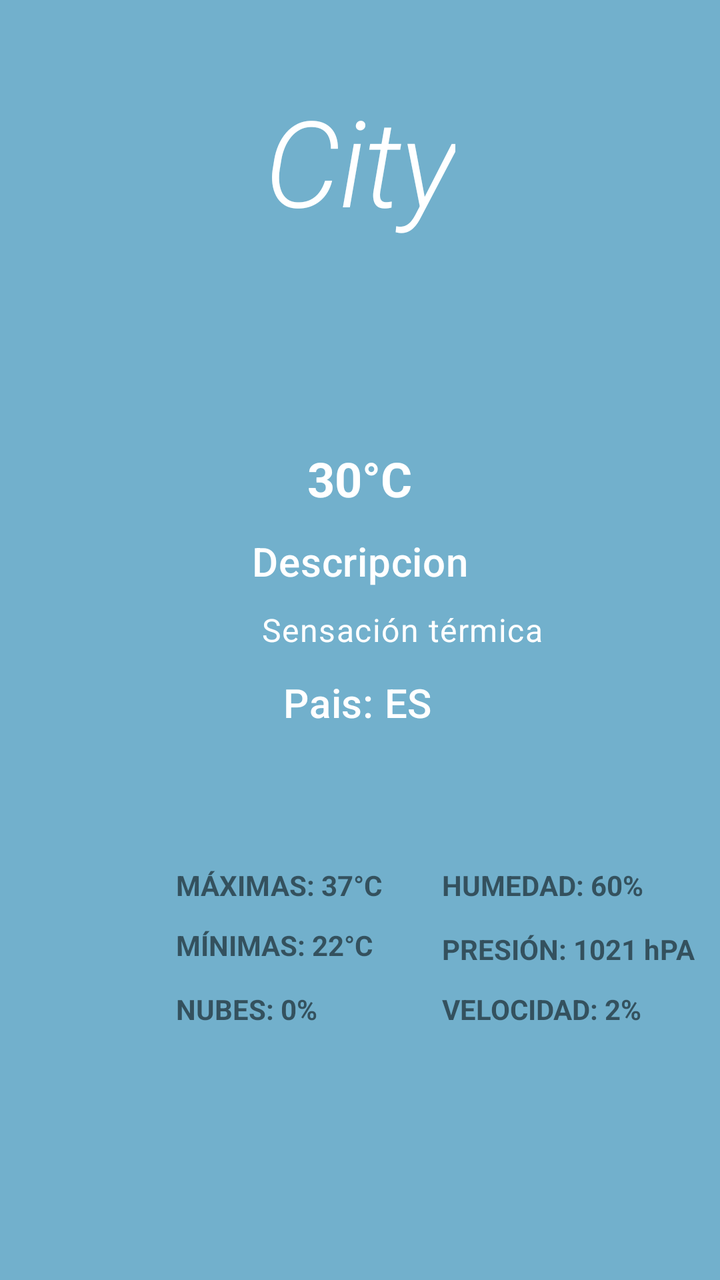
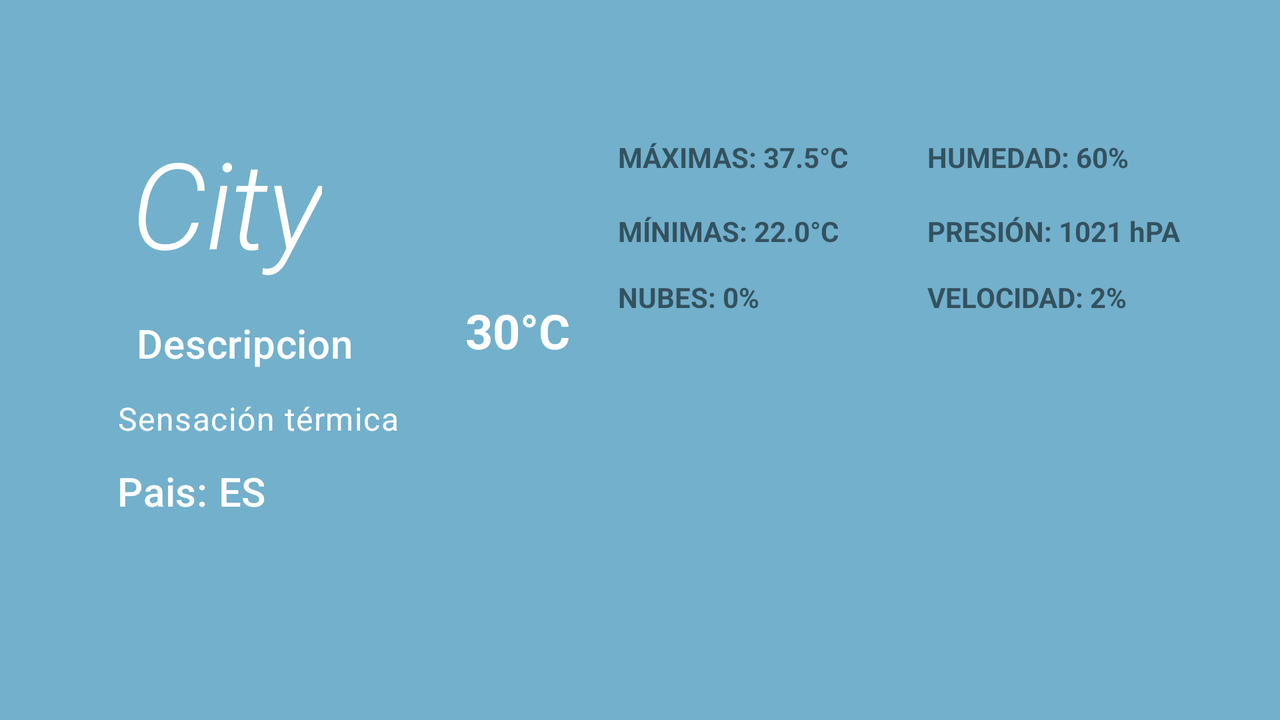

Two renders of one Android screen. The first uses the default layout on a phone; the second uses the alternative layout the repository ships for a different screen configuration, on a matching device. The two XML files are below.
<!-- AndroidManifest.xml: application theme Theme.TareaApiWeatherDavid -->
<!-- res/layout/main_fragment.xml -->
<?xml version="1.0" encoding="utf-8"?>

<androidx.constraintlayout.widget.ConstraintLayout xmlns:android="http://schemas.android.com/apk/res/android"
    xmlns:app="http://schemas.android.com/apk/res-auto"
    xmlns:tools="http://schemas.android.com/tools"
    android:id="@+id/frameLayout"
    android:layout_width="match_parent"
    android:layout_height="match_parent"
    android:background="#72B0CC"
    tools:context=".fragments.OpenWeatherMap">

    <ImageView
        android:id="@+id/imageView"
        android:layout_width="95dp"
        android:layout_height="80dp"
        android:layout_marginTop="92dp"
        android:layout_marginBottom="92dp"
        app:layout_constraintBottom_toTopOf="@+id/textViewfeelslike"
        app:layout_constraintEnd_toEndOf="parent"
        app:layout_constraintStart_toStartOf="parent"
        app:layout_constraintTop_toTopOf="@+id/textViewname"
        tools:src="@tools:sample/avatars" />

    <TextView
        android:id="@+id/textViewcountry"
        android:layout_width="wrap_content"
        android:layout_height="wrap_content"
        android:layout_marginStart="66dp"
        android:layout_marginTop="12dp"
        android:layout_marginEnd="68dp"
        android:textAppearance="@style/TextAppearance.MaterialComponents.Headline6"
        android:textColor="@color/colorFont"
        app:layout_constraintEnd_toEndOf="@+id/textViewfeelslike"
        app:layout_constraintStart_toStartOf="@+id/textViewtempMax"
        app:layout_constraintTop_toBottomOf="@+id/textViewfeelslike"
        tools:text="Pais: ES" />

    <TextView
        android:id="@+id/textViewtemperature"
        android:layout_width="wrap_content"
        android:layout_height="wrap_content"
        android:layout_marginStart="21dp"
        android:layout_marginTop="11dp"
        android:textAppearance="@style/TextAppearance.MaterialComponents.Headline5"
        android:textColor="@color/colorFont"
        android:textStyle="bold"
        app:layout_constraintStart_toStartOf="@+id/imageView"
        app:layout_constraintTop_toBottomOf="@+id/imageView"
        tools:text="30°C" />

    <TextView
        android:id="@+id/textViewDescription"
        android:layout_width="201dp"
        android:layout_height="28dp"
        android:layout_marginTop="44dp"
        android:layout_marginBottom="43dp"
        android:textAlignment="center"
        android:textAppearance="@style/TextAppearance.MaterialComponents.Headline6"
        android:textColor="@color/colorFont"
        app:layout_constraintBottom_toTopOf="@+id/textViewcountry"
        app:layout_constraintEnd_toEndOf="parent"
        app:layout_constraintStart_toStartOf="parent"
        app:layout_constraintTop_toTopOf="@+id/textViewtemperature"
        tools:text="Descripcion" />

    <TextView
        android:id="@+id/textViewfeelslike"
        android:layout_width="wrap_content"
        android:layout_height="wrap_content"
        android:layout_marginTop="304dp"
        android:layout_marginEnd="9dp"
        android:textAppearance="@style/TextAppearance.MaterialComponents.Body1"
        android:textColor="@color/colorFont"
        app:layout_constraintEnd_toEndOf="@+id/textViewDescription"
        app:layout_constraintTop_toTopOf="parent"
        tools:text="Sensación térmica" />

    <TextView
        android:id="@+id/textViewhumidity"
        android:layout_width="wrap_content"
        android:layout_height="wrap_content"
        android:layout_marginBottom="13dp"
        android:textStyle="bold"
        app:layout_constraintBottom_toTopOf="@+id/textViewpressure"
        app:layout_constraintStart_toStartOf="@+id/textViewpressure"
        tools:text="HUMEDAD: 60%" />

    <TextView
        android:id="@+id/textViewpressure"
        android:layout_width="wrap_content"
        android:layout_height="wrap_content"
        android:layout_marginStart="30dp"
        android:layout_marginTop="2dp"
        android:textStyle="bold"
        app:layout_constraintStart_toEndOf="@+id/textViewtempMax"
        app:layout_constraintTop_toTopOf="@+id/textViewtempMin"
        tools:text="PRESIÓN: 1021 hPA" />

    <TextView
        android:id="@+id/textViewtempMax"
        android:layout_width="wrap_content"
        android:layout_height="wrap_content"
        android:layout_marginStart="88dp"
        android:layout_marginBottom="188dp"
        android:textStyle="bold"
        app:layout_constraintBottom_toBottomOf="parent"
        app:layout_constraintStart_toStartOf="parent"
        tools:text="MÁXIMAS: 37°C" />

    <TextView
        android:id="@+id/textViewall"
        android:layout_width="wrap_content"
        android:layout_height="wrap_content"
        android:layout_marginTop="13dp"
        android:textStyle="bold"
        app:layout_constraintStart_toStartOf="@+id/textViewtempMin"
        app:layout_constraintTop_toBottomOf="@+id/textViewtempMin"
        tools:text="NUBES: 0%" />

    <TextView
        android:id="@+id/textViewtempMin"
        android:layout_width="wrap_content"
        android:layout_height="wrap_content"
        android:layout_marginTop="11dp"
        android:textStyle="bold"
        app:layout_constraintStart_toStartOf="@+id/textViewtempMax"
        app:layout_constraintTop_toBottomOf="@+id/textViewtempMax"
        tools:text="MÍNIMAS: 22°C" />

    <TextView
        android:id="@+id/textViewvelocity"
        android:layout_width="wrap_content"
        android:layout_height="wrap_content"
        android:layout_marginTop="11dp"
        android:textStyle="bold"
        app:layout_constraintStart_toStartOf="@+id/textViewpressure"
        app:layout_constraintTop_toBottomOf="@+id/textViewpressure"
        tools:text="VELOCIDAD: 2%" />

    <TextView
        android:id="@+id/textViewname"
        android:layout_width="wrap_content"
        android:layout_height="wrap_content"
        android:layout_marginTop="40dp"
        android:text="City"
        android:textAlignment="center"
        android:textAppearance="@style/TextAppearance.MaterialComponents.Headline2"
        android:textColor="@color/colorFont"
        android:textStyle="italic"
        app:layout_constraintEnd_toEndOf="parent"
        app:layout_constraintStart_toStartOf="parent"
        app:layout_constraintTop_toTopOf="parent" />
</androidx.constraintlayout.widget.ConstraintLayout>
<!-- resources referenced by this layout -->
<resources>
  <color name="colorFont">#ffffff</color>
  <style name="Theme.TareaApiWeatherDavid" parent="Theme.MaterialComponents.DayNight.DarkActionBar">
          
          <item name="colorPrimary">#9A2196F3</item>
          <item name="colorPrimaryVariant">@color/purple_700</item>
          <item name="colorOnPrimary">@color/black</item>
          
          <item name="colorSecondary">@color/teal_200</item>
          <item name="colorSecondaryVariant">@color/teal_700</item>
          <item name="colorOnSecondary">@color/black</item>
          
          <item name="android:statusBarColor" tools:targetApi="l">?attr/colorPrimaryVariant</item>
          
          <item name="windowNoTitle">true</item>
          <item name="windowActionBar">false</item>
      </style>
  <color name="purple_700">#FF3700B3</color>
  <color name="black">#FF000000</color>
  <color name="teal_200">#FF03DAC5</color>
  <color name="teal_700">#FF018786</color>
</resources>
<!-- res/layout-land/main_fragment.xml (the repository's variant of the layout above) -->
<!-- drawn on the phone turned sideways -->
<?xml version="1.0" encoding="utf-8"?>

<androidx.constraintlayout.widget.ConstraintLayout xmlns:android="http://schemas.android.com/apk/res/android"
    xmlns:app="http://schemas.android.com/apk/res-auto"
    xmlns:tools="http://schemas.android.com/tools"
    android:id="@+id/frameLayout"
    android:layout_width="match_parent"
    android:layout_height="match_parent"
    android:background="#72B0CC"
    tools:context=".fragments.OpenWeatherMap">

    <ImageView
        android:id="@+id/imageView"
        android:layout_width="0dp"
        android:layout_height="0dp"
        android:layout_marginEnd="20dp"
        app:layout_constraintBottom_toBottomOf="@+id/textViewname"
        app:layout_constraintEnd_toStartOf="@+id/textViewtempMin"
        app:layout_constraintStart_toEndOf="@+id/textViewname"
        app:layout_constraintTop_toTopOf="@+id/textViewname"
        tools:src="@tools:sample/avatars" />

    <TextView
        android:id="@+id/textViewfeelslike"
        android:layout_width="wrap_content"
        android:layout_height="wrap_content"
        android:layout_marginTop="17dp"
        android:layout_marginEnd="22dp"
        android:textAppearance="@style/TextAppearance.MaterialComponents.Body1"
        android:textColor="@color/colorFont"
        app:layout_constraintEnd_toEndOf="@+id/textViewDescription"
        app:layout_constraintTop_toBottomOf="@+id/textViewtemperature"
        tools:text="Sensación térmica" />

    <TextView
        android:id="@+id/textViewcountry"
        android:layout_width="wrap_content"
        android:layout_height="wrap_content"
        android:layout_marginTop="12dp"
        android:textAppearance="@style/TextAppearance.MaterialComponents.Headline6"
        android:textColor="@color/colorFont"
        app:layout_constraintStart_toStartOf="@+id/textViewfeelslike"
        app:layout_constraintTop_toBottomOf="@+id/textViewfeelslike"
        tools:text="Pais: ES" />

    <TextView
        android:id="@+id/textViewtemperature"
        android:layout_width="wrap_content"
        android:layout_height="wrap_content"
        android:layout_marginTop="8dp"
        android:layout_marginEnd="355dp"
        android:textAppearance="@style/TextAppearance.MaterialComponents.Headline5"
        android:textColor="@color/colorFont"
        android:textStyle="bold"
        app:layout_constraintEnd_toEndOf="parent"
        app:layout_constraintStart_toEndOf="@+id/textViewDescription"
        app:layout_constraintTop_toBottomOf="@+id/imageView"
        tools:text="30°C" />

    <TextView
        android:id="@+id/textViewDescription"
        android:layout_width="0dp"
        android:layout_height="0dp"
        android:layout_marginStart="23dp"
        android:layout_marginTop="9dp"
        android:layout_marginEnd="11dp"
        android:layout_marginBottom="9dp"
        android:textAlignment="center"
        android:textAppearance="@style/TextAppearance.MaterialComponents.Headline6"
        android:textColor="@color/colorFont"
        app:layout_constraintBottom_toBottomOf="@+id/textViewfeelslike"
        app:layout_constraintEnd_toStartOf="@+id/textViewtemperature"
        app:layout_constraintStart_toStartOf="parent"
        app:layout_constraintTop_toTopOf="@+id/textViewtemperature"
        tools:text="Descripcion" />

    <TextView
        android:id="@+id/textViewname"
        android:layout_width="wrap_content"
        android:layout_height="wrap_content"
        android:layout_marginStart="66dp"
        android:layout_marginTop="61dp"
        android:layout_marginEnd="1dp"
        android:text="City"
        android:textAlignment="center"
        android:textAppearance="@style/TextAppearance.MaterialComponents.Headline2"
        android:textColor="@color/colorFont"
        android:textStyle="italic"
        app:layout_constraintEnd_toStartOf="@+id/imageView"
        app:layout_constraintStart_toStartOf="parent"
        app:layout_constraintTop_toTopOf="parent" />

    <TextView
        android:id="@+id/textViewtempMax"
        android:layout_width="wrap_content"
        android:layout_height="wrap_content"
        android:layout_marginTop="8dp"
        android:textStyle="bold"
        app:layout_constraintStart_toStartOf="@+id/textViewtempMin"
        app:layout_constraintTop_toTopOf="@+id/imageView"
        tools:text="MÁXIMAS: 37.5°C" />

    <TextView
        android:id="@+id/textViewvelocity"
        android:layout_width="wrap_content"
        android:layout_height="wrap_content"
        android:layout_marginTop="14dp"
        android:textStyle="bold"
        app:layout_constraintStart_toStartOf="@+id/textViewpressure"
        app:layout_constraintTop_toBottomOf="@+id/textViewpressure"
        tools:text="VELOCIDAD: 2%" />

    <TextView
        android:id="@+id/textViewtempMin"
        android:layout_width="wrap_content"
        android:layout_height="wrap_content"
        android:layout_marginTop="18dp"
        android:layout_marginEnd="44dp"
        android:textStyle="bold"
        app:layout_constraintEnd_toStartOf="@+id/textViewpressure"
        app:layout_constraintStart_toEndOf="@+id/imageView"
        app:layout_constraintTop_toBottomOf="@+id/textViewtempMax"
        tools:text="MÍNIMAS: 22.0°C" />

    <TextView
        android:id="@+id/textViewpressure"
        android:layout_width="wrap_content"
        android:layout_height="wrap_content"
        android:layout_marginEnd="50dp"
        android:textStyle="bold"
        app:layout_constraintEnd_toEndOf="parent"
        app:layout_constraintStart_toEndOf="@+id/textViewtempMin"
        app:layout_constraintTop_toTopOf="@+id/textViewtempMin"
        tools:text="PRESIÓN: 1021 hPA" />

    <TextView
        android:id="@+id/textViewhumidity"
        android:layout_width="wrap_content"
        android:layout_height="wrap_content"
        android:layout_marginBottom="18dp"
        android:textStyle="bold"
        app:layout_constraintBottom_toTopOf="@+id/textViewpressure"
        app:layout_constraintStart_toStartOf="@+id/textViewpressure"
        tools:text="HUMEDAD: 60%" />

    <TextView
        android:id="@+id/textViewall"
        android:layout_width="wrap_content"
        android:layout_height="wrap_content"
        android:layout_marginTop="14dp"
        android:textStyle="bold"
        app:layout_constraintStart_toStartOf="@+id/textViewtempMin"
        app:layout_constraintTop_toBottomOf="@+id/textViewtempMin"
        tools:text="NUBES: 0%" />
</androidx.constraintlayout.widget.ConstraintLayout>
